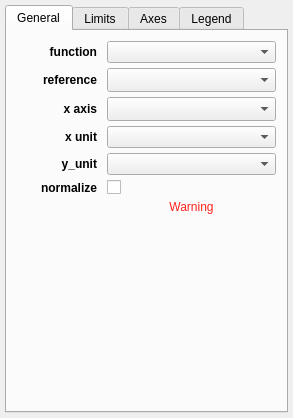
<?xml version="1.0" encoding="UTF-8"?>
<ui version="4.0">
 <class>Widget</class>
 <widget class="QWidget" name="Widget">
  <property name="geometry">
   <rect>
    <x>0</x>
    <y>0</y>
    <width>293</width>
    <height>418</height>
   </rect>
  </property>
  <property name="windowTitle">
   <string>1D Profile</string>
  </property>
  <layout class="QGridLayout" name="gridLayout_5">
   <property name="leftMargin">
    <number>5</number>
   </property>
   <property name="topMargin">
    <number>5</number>
   </property>
   <property name="rightMargin">
    <number>5</number>
   </property>
   <property name="bottomMargin">
    <number>5</number>
   </property>
   <property name="verticalSpacing">
    <number>5</number>
   </property>
   <item row="9" column="2">
    <widget class="QTabWidget" name="tab_widget">
     <property name="currentIndex">
      <number>0</number>
     </property>
     <widget class="QWidget" name="tab">
      <attribute name="title">
       <string>General</string>
      </attribute>
      <layout class="QGridLayout" name="gridLayout_2">
       <property name="leftMargin">
        <number>10</number>
       </property>
       <property name="topMargin">
        <number>10</number>
       </property>
       <property name="rightMargin">
        <number>10</number>
       </property>
       <property name="bottomMargin">
        <number>10</number>
       </property>
       <property name="horizontalSpacing">
        <number>10</number>
       </property>
       <property name="verticalSpacing">
        <number>5</number>
       </property>
       <item row="2" column="1" colspan="2">
        <widget class="QComboBox" name="combosel_x_att">
         <property name="sizeAdjustPolicy">
          <enum>QComboBox::AdjustToMinimumContentsLengthWithIcon</enum>
         </property>
        </widget>
       </item>
       <item row="7" column="0">
        <spacer name="verticalSpacer_2">
         <property name="orientation">
          <enum>Qt::Vertical</enum>
         </property>
         <property name="sizeHint" stdset="0">
          <size>
           <width>20</width>
           <height>40</height>
          </size>
         </property>
        </spacer>
       </item>
       <item row="0" column="0">
        <widget class="QLabel" name="label">
         <property name="font">
          <font>
           <weight>75</weight>
           <bold>true</bold>
          </font>
         </property>
         <property name="text">
          <string>function</string>
         </property>
         <property name="alignment">
          <set>Qt::AlignRight|Qt::AlignTrailing|Qt::AlignVCenter</set>
         </property>
        </widget>
       </item>
       <item row="2" column="0">
        <widget class="QLabel" name="label_3">
         <property name="font">
          <font>
           <weight>75</weight>
           <bold>true</bold>
          </font>
         </property>
         <property name="text">
          <string>x axis</string>
         </property>
         <property name="alignment">
          <set>Qt::AlignRight|Qt::AlignTrailing|Qt::AlignVCenter</set>
         </property>
        </widget>
       </item>
       <item row="7" column="1" colspan="2">
        <spacer name="horizontalSpacer">
         <property name="orientation">
          <enum>Qt::Horizontal</enum>
         </property>
         <property name="sizeHint" stdset="0">
          <size>
           <width>40</width>
           <height>5</height>
          </size>
         </property>
        </spacer>
       </item>
       <item row="5" column="0">
        <widget class="QLabel" name="label_7">
         <property name="font">
          <font>
           <weight>75</weight>
           <bold>true</bold>
          </font>
         </property>
         <property name="text">
          <string>normalize</string>
         </property>
         <property name="alignment">
          <set>Qt::AlignRight|Qt::AlignTrailing|Qt::AlignVCenter</set>
         </property>
        </widget>
       </item>
       <item row="1" column="1" colspan="2">
        <widget class="QComboBox" name="combosel_reference_data">
         <property name="sizeAdjustPolicy">
          <enum>QComboBox::AdjustToMinimumContentsLengthWithIcon</enum>
         </property>
        </widget>
       </item>
       <item row="6" column="1" colspan="2">
        <widget class="QLabel" name="text_warning">
         <property name="styleSheet">
          <string notr="true">color: rgb(255, 33, 28)</string>
         </property>
         <property name="text">
          <string>Warning</string>
         </property>
         <property name="alignment">
          <set>Qt::AlignCenter</set>
         </property>
         <property name="wordWrap">
          <bool>true</bool>
         </property>
        </widget>
       </item>
       <item row="0" column="1" colspan="2">
        <widget class="QComboBox" name="combosel_function"/>
       </item>
       <item row="5" column="1">
        <widget class="QCheckBox" name="bool_normalize">
         <property name="text">
          <string/>
         </property>
        </widget>
       </item>
       <item row="1" column="0">
        <widget class="QLabel" name="label_6">
         <property name="font">
          <font>
           <weight>75</weight>
           <bold>true</bold>
          </font>
         </property>
         <property name="text">
          <string>reference</string>
         </property>
         <property name="alignment">
          <set>Qt::AlignRight|Qt::AlignTrailing|Qt::AlignVCenter</set>
         </property>
        </widget>
       </item>
       <item row="3" column="0">
        <widget class="QLabel" name="label_4">
         <property name="font">
          <font>
           <weight>75</weight>
           <bold>true</bold>
          </font>
         </property>
         <property name="text">
          <string>x unit</string>
         </property>
         <property name="alignment">
          <set>Qt::AlignRight|Qt::AlignTrailing|Qt::AlignVCenter</set>
         </property>
        </widget>
       </item>
       <item row="4" column="0">
        <widget class="QLabel" name="label_8">
         <property name="font">
          <font>
           <weight>75</weight>
           <bold>true</bold>
          </font>
         </property>
         <property name="text">
          <string>y_unit</string>
         </property>
         <property name="alignment">
          <set>Qt::AlignRight|Qt::AlignTrailing|Qt::AlignVCenter</set>
         </property>
        </widget>
       </item>
       <item row="4" column="1" colspan="2">
        <widget class="QComboBox" name="combosel_y_display_unit"/>
       </item>
       <item row="3" column="1" colspan="2">
        <widget class="QComboBox" name="combosel_x_display_unit"/>
       </item>
      </layout>
     </widget>
     <widget class="QWidget" name="tab_2">
      <attribute name="title">
       <string>Limits</string>
      </attribute>
      <layout class="QGridLayout" name="gridLayout">
       <property name="leftMargin">
        <number>10</number>
       </property>
       <property name="topMargin">
        <number>10</number>
       </property>
       <property name="rightMargin">
        <number>10</number>
       </property>
       <property name="bottomMargin">
        <number>10</number>
       </property>
       <property name="horizontalSpacing">
        <number>10</number>
       </property>
       <property name="verticalSpacing">
        <number>5</number>
       </property>
       <item row="0" column="2">
        <widget class="QToolButton" name="button_flip_x">
         <property name="styleSheet">
          <string notr="true">padding: 0px</string>
         </property>
         <property name="text">
          <string>⇄</string>
         </property>
        </widget>
       </item>
       <item row="1" column="1">
        <widget class="QLineEdit" name="valuetext_y_min"/>
       </item>
       <item row="0" column="3">
        <widget class="QLineEdit" name="valuetext_x_max"/>
       </item>
       <item row="0" column="1">
        <widget class="QLineEdit" name="valuetext_x_min"/>
       </item>
       <item row="0" column="0">
        <widget class="QLabel" name="label_2">
         <property name="font">
          <font>
           <weight>75</weight>
           <bold>true</bold>
          </font>
         </property>
         <property name="text">
          <string>x axis</string>
         </property>
        </widget>
       </item>
       <item row="1" column="0">
        <widget class="QLabel" name="label_5">
         <property name="font">
          <font>
           <weight>75</weight>
           <bold>true</bold>
          </font>
         </property>
         <property name="text">
          <string>y axis</string>
         </property>
        </widget>
       </item>
       <item row="3" column="3">
        <spacer name="verticalSpacer">
         <property name="orientation">
          <enum>Qt::Vertical</enum>
         </property>
         <property name="sizeHint" stdset="0">
          <size>
           <width>20</width>
           <height>40</height>
          </size>
         </property>
        </spacer>
       </item>
       <item row="1" column="3">
        <widget class="QLineEdit" name="valuetext_y_max"/>
       </item>
       <item row="2" column="1" colspan="4">
        <spacer name="horizontalSpacer_2">
         <property name="orientation">
          <enum>Qt::Horizontal</enum>
         </property>
         <property name="sizeHint" stdset="0">
          <size>
           <width>40</width>
           <height>5</height>
          </size>
         </property>
        </spacer>
       </item>
       <item row="1" column="4">
        <widget class="QToolButton" name="bool_y_log">
         <property name="text">
          <string>log</string>
         </property>
         <property name="checkable">
          <bool>true</bool>
         </property>
        </widget>
       </item>
       <item row="0" column="4">
        <widget class="QToolButton" name="bool_x_log">
         <property name="text">
          <string>log</string>
         </property>
         <property name="checkable">
          <bool>true</bool>
         </property>
        </widget>
       </item>
      </layout>
      <zorder>bool_x_log</zorder>
      <zorder>valuetext_x_max</zorder>
      <zorder>button_flip_x</zorder>
      <zorder>valuetext_x_min</zorder>
      <zorder>valuetext_y_min</zorder>
      <zorder>valuetext_y_max</zorder>
      <zorder>bool_y_log</zorder>
      <zorder>label_2</zorder>
      <zorder>label_5</zorder>
      <zorder>verticalSpacer</zorder>
      <zorder>horizontalSpacer_2</zorder>
     </widget>
     <widget class="QWidget" name="tab_3">
      <attribute name="title">
       <string>Axes</string>
      </attribute>
      <layout class="QHBoxLayout" name="horizontalLayout">
       <property name="leftMargin">
        <number>5</number>
       </property>
       <property name="topMargin">
        <number>5</number>
       </property>
       <property name="rightMargin">
        <number>5</number>
       </property>
       <property name="bottomMargin">
        <number>5</number>
       </property>
       <item>
        <widget class="AxesEditorWidget" name="axes_editor" native="true"/>
       </item>
      </layout>
     </widget>
     <widget class="QWidget" name="tab_4">
      <attribute name="title">
       <string>Legend</string>
      </attribute>
      <layout class="QHBoxLayout" name="horizontalLayout">
       <property name="leftMargin">
        <number>5</number>
       </property>
       <property name="topMargin">
        <number>5</number>
       </property>
       <property name="rightMargin">
        <number>5</number>
       </property>
       <property name="bottomMargin">
        <number>5</number>
       </property>
       <item>
        <widget class="LegendEditorWidget" name="legend_editor" native="true"/>
       </item>
      </layout>
     </widget>
    </widget>
   </item>
  </layout>
 </widget>
 <layoutdefault spacing="6" margin="11"/>
 <customwidgets>
  <customwidget>
   <class>AxesEditorWidget</class>
   <extends>QWidget</extends>
   <header>glue.viewers.matplotlib.qt.axes_editor</header>
  </customwidget>
  <customwidget>
   <class>LegendEditorWidget</class>
   <extends>QWidget</extends>
   <header>glue.viewers.matplotlib.qt.legend_editor</header>
  </customwidget>
 </customwidgets>
 <tabstops>
  <tabstop>tab_widget</tabstop>
  <tabstop>combosel_function</tabstop>
  <tabstop>combosel_reference_data</tabstop>
  <tabstop>combosel_x_att</tabstop>
  <tabstop>combosel_x_display_unit</tabstop>
  <tabstop>combosel_y_display_unit</tabstop>
  <tabstop>bool_normalize</tabstop>
  <tabstop>valuetext_x_min</tabstop>
  <tabstop>button_flip_x</tabstop>
  <tabstop>valuetext_x_max</tabstop>
  <tabstop>bool_x_log</tabstop>
  <tabstop>valuetext_y_min</tabstop>
  <tabstop>valuetext_y_max</tabstop>
  <tabstop>bool_y_log</tabstop>
 </tabstops>
 <resources/>
 <connections/>
</ui>
